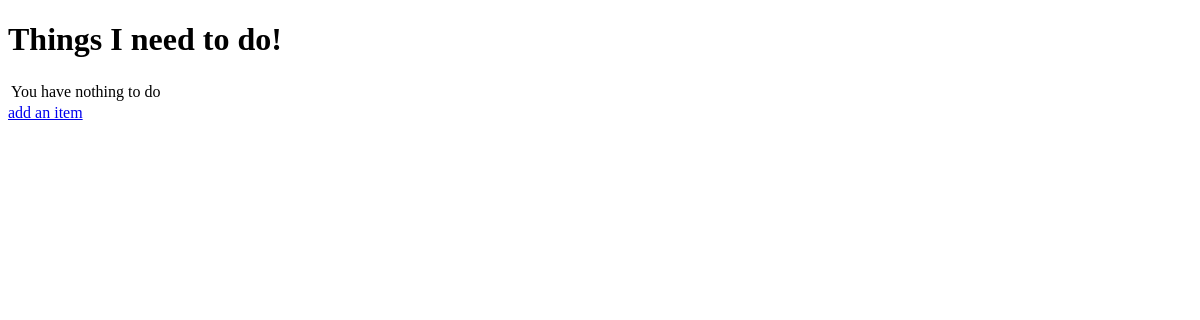
/, run on an earlier commit of the app's database.
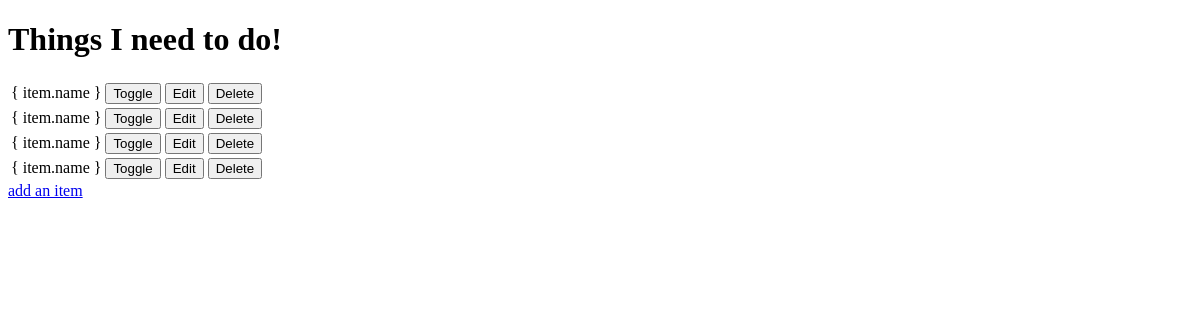
And on a later commit of the database.
### todo1/models.py (models this page shows, shortened)
class Item(models.Model):
    name = models.CharField(max_length=50, null=False, blank=False)
    done = models.BooleanField(null=False, blank=False, default=False)

### todo1/views.py (the view)
# urls.py: path('', views.get_todo_list, name='get_todo_list'),
def get_todo_list(request):
    items = Item.objects.all()
    context = {
        'items': items
    }
    return render(request, 'todo1/todo_list.html', context)

### todo1/templates/todo1/todo_list.html (shortened to what this page needs)
<!DOCTYPE html>
<html lang="en">
<head>
</head>
<body>
    <h1>Things I need to do!</h1>
    <table>
        {% for item in items %}
            <tr>
                {% if item.done %}
                    <td><strike>{{ item.name }}</strike></td>
                {% else %}
                    <td>{ item.name }</td>
                {% endif %}
                <td>
                    <a href="/toggle/{{ item.id }}">
                        <button>Toggle</button>
                    </a>
                </td>
                <td>
                    <a href="/edit/{{ item.id }}">
                        <button>Edit</button>
                    </a>
                </td>
                                <td>
                    <a href="/delete/{{ item.id }}">
                        <button>Delete</button>
                    </a>
                </td>
        </tr>
        {% empty %}
        <tr><td>You have nothing to do</td></tr>
        {% endfor %}
    </table>
    <a href="/add">add an item</a>
</body>
</html>

What changed in the data, as far as the page shows it:
added Item: done "{ item.name }"
added Item: done "{ item.name }"
added Item: done "{ item.name }"
added Item: done "{ item.name }"
Also different on the page:
text no longer shown: "You have nothing to do"
